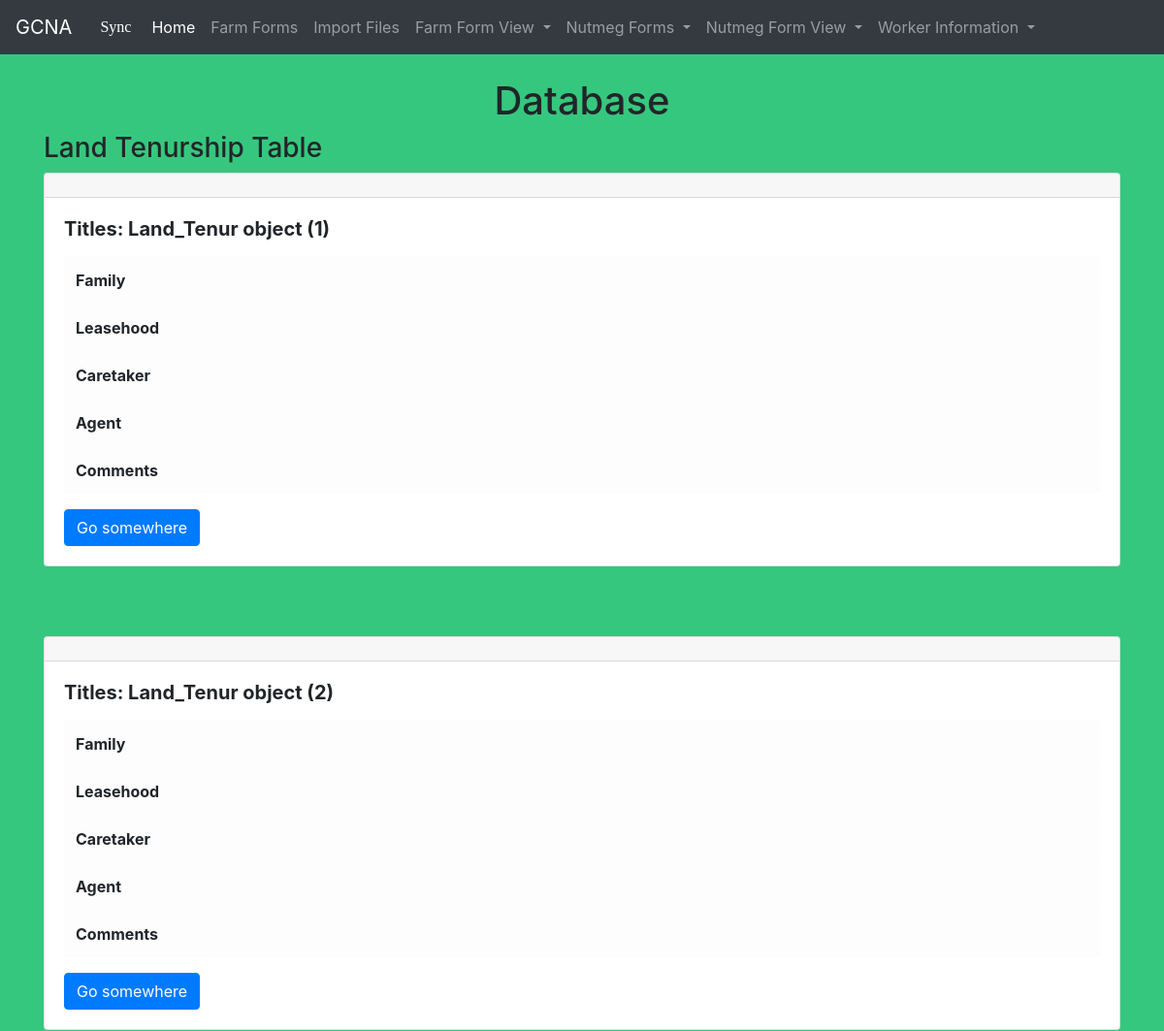
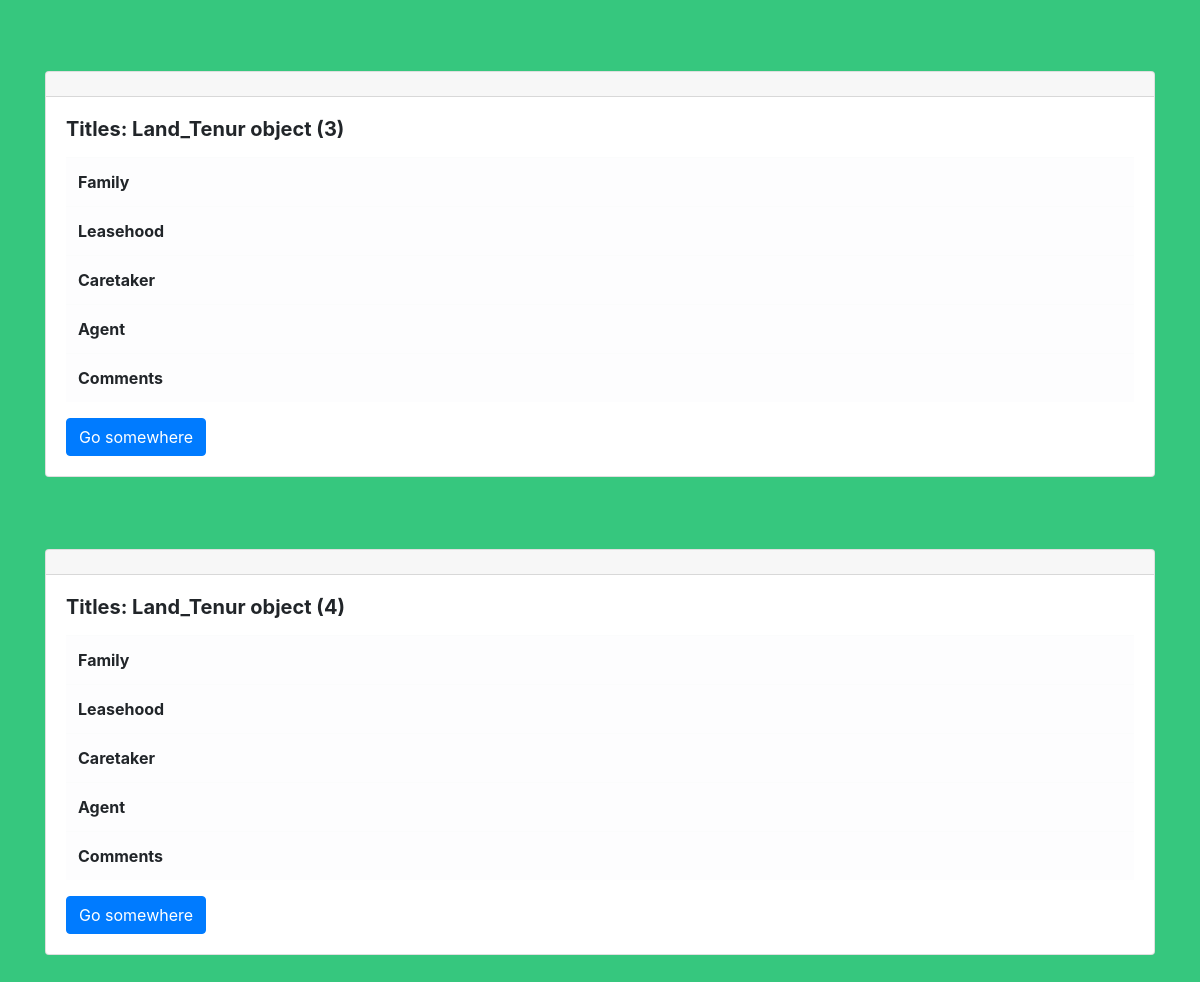
/gcna1, run on the app's committed database (2 pictures, top to bottom).
### gcna_data/models.py (models this page shows)
class Land_Tenur(models.Model):
        TENURE_TYPE = [
            ('', '--Select an option--'),
            ('Owned', 'Owned'),
            ('Freehold', 'Freehold'),
            ('Leased', 'Leased'),
            ('Family Land', 'Family Land'),
            ('ShareCrop', 'ShareCrop'),
            ('Rent', 'Rent'),
            ('Rented free', 'Rented free'),
            ('Premission to work land', 'Premission to work land'),
            ('Squatted', 'Squatted'),
            ('Government Land', 'Government Land'),
            ('Other', 'Other'),
            ('Caretaker', 'Caretaker'),
            ('Administrator', 'Administrator'),
        ]
        FARM_TYPE = [
        ('', '--Select an option--'),
        ('Nutmeg', 'Nutmeg'),
        ('Coconut', 'Coconut'),
        ]
        Land_ID_N0 = models.CharField(default = land_id, max_length=20)
        farm_type = models.CharField(max_length=100, choices=FARM_TYPE, default='P')
        Worker_ID_No = models.CharField(max_length=50, null=True)
        Nutmeg_ID_No = models.CharField(max_length=50,  null=True)
        parish = models.CharField(max_length=50, null=True)
        training = models.CharField(max_length=50, null=True)
        tenurship = models.CharField(max_length=100,null=True, choices=TENURE_TYPE, )
        village = models.CharField(max_length=50, null=True)
        Owner_Legal_Title = models.CharField(max_length=50, null=True)
        Freehold = models.CharField(max_length=50, null=True)
        Family = models.CharField(max_length=100, null=True)
        Leashold = models.CharField(max_length=50, null=True)
        Leashold_comment = models.CharField(max_length=50, null=True)
        Caretaker = models.CharField(max_length=50, null=True)
        Agent = models.CharField(max_length=50, null=True)
        No_Legal_Title = models.CharField(max_length=50, null=True)
        Status = models.CharField(max_length=50, null=True)

### gcna_data/views.py (the view)
# urls.py: path("gcna1", views.all_farm1, name="database1"),
def all_farm1(request):
	Land_tenurship_list = Land_Tenur.objects.all()
	return render(request,'gcna/farm_view 1.html',{'Land_tenurship_list': Land_tenurship_list})

### gcna_data/templates/gcna/farm_view 1.html (shortened to what this page needs)
{% extends 'gcna/base.html' %}
{% block content%}
	<h1>Database</h1>
	<h3>Land Tenurship Table</h3>
{% for tenur in Land_tenurship_list %}
<div class="card">
  <div class="card-header">
  </div>
  <div class="card-body">
    <h5 class="card-title"><strong>Titles: {{ tenur }}</strong>
  </h5>
    <p class="card-text">
	    <table id="vertical-1" class="table table-hover table-light">
        <tr>
            <th>Family</th>
            <td>{{ tenur.family }}</td>
        </tr>
        <tr>
            <th>Leasehood</th>
            <td>{{ tenur.lease }}</td>
        </tr>
        <tr>
            <th>Caretaker</th>
            <td>{{ tenur.caretaker }}</td>
        </tr>
        <tr>
            <th>Agent</th>
            <td>{{ tenur.agent }}</td>
        </tr>
        <tr>
            <th>Comments</th>
            <td>{{ tenur.comments }}</td>
        </tr>
    </table>
	</p>
    <a href="#" class="btn btn-primary">Go somewhere</a>
  </div>
</div>
<br>
<br>
<br>
{% endfor %}
{% endblock %}

### GCNA/style.css (style rules this page uses)
* { box-sizing: border-box; }
body { background-color: rgba(4, 185, 94, 0.8); }
h1 { text-align: center; }

### data on the page
Land_Tenur: id "Land_Tenur object (1)"
Land_Tenur: id "Land_Tenur object (2)"
Land_Tenur: id "Land_Tenur object (3)"
Land_Tenur: id "Land_Tenur object (4)"
